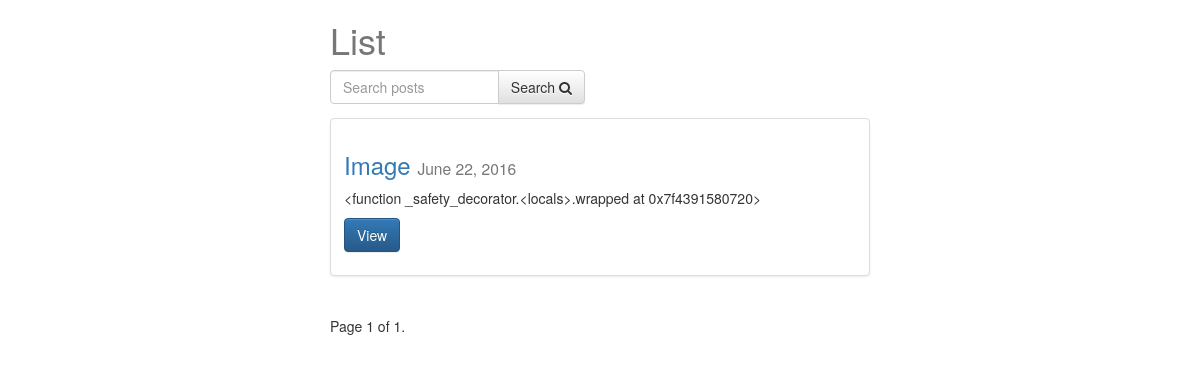
The app's page /posts/, older data.
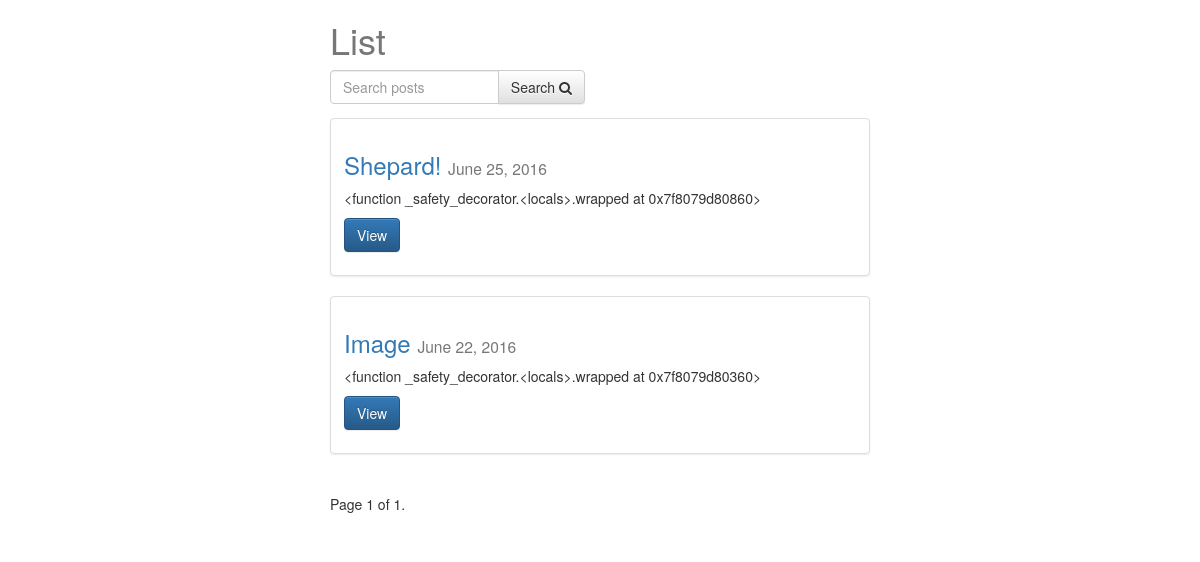
The same page, newer data.
### posts/models.py (models this page shows, shortened)
class Post(models.Model):
    user = models.ForeignKey(settings.AUTH_USER_MODEL, default=1)
    title = models.CharField(max_length=120)
    slug = models.SlugField(unique=True)
    image = models.ImageField(upload_to=upload_location,
            null=True,
            blank=True,
            width_field="width_field",
            height_field="height_field")
    height_field = models.IntegerField(default=0)
    width_field = models.IntegerField(default=0)
    content = models.TextField()
    draft = models.BooleanField(default=False)
    publish = models.DateField(auto_now=False, auto_now_add=False)
    updated = models.DateTimeField(auto_now=True, auto_now_add=False)
    timestamp = models.DateTimeField(auto_now=False, auto_now_add=True)
    objects = PostManager()
    def get_absolute_url(self):
        return reverse("posts:detail", kwargs={"slug": self.slug})
    class Meta:
        ordering = ["-timestamp", "-updated"]
    def get_markdown(self):
        content = self.content
        markdown_text = markdown(content)
        return mark_safe(markdown_text)

### posts/views.py (the view, shortened to what this page needs)
def post_list(request):
	today = timezone.now().date()
	queryset_list = Post.objects.active() #.order_by("-timestamp")
	if request.user.is_staff or request.user.is_superuser:
		queryset_list = Post.objects.all()
	query = request.GET.get("q")
	paginator = Paginator(queryset_list, 8) # Show 25 contacts per page
	page_request_var = "page"
	page = request.GET.get(page_request_var)
	try:
		queryset = paginator.page(page)
	except PageNotAnInteger:
		queryset = paginator.page(1)
	except EmptyPage:
		queryset = paginator.page(paginator.num_pages)
	context = {
		"object_list": queryset,
		"title": "List",
		"page_request_var": page_request_var,
		"today": today,
	}
	return render(request, "post_list.html", context)

### posts/models.py (called while the page is built)
    def active(self, *args, **kwargs):
        return super(PostManager, self).filter(draft=False).filter(publish__lte=timezone.now())

### templates/post_list.html (shortened to what this page needs)
{% extends "base.html" %}
{% block content %}
<div class='col-sm-6 col-sm-offset-3'>
    <h1>{{ title }}</h1>
<form method='GET' action='' class='row'>
    <div class="col-sm-6">
        <div class="input-group">
            <input class="form-control" type='text' name='q' placeholder='Search posts' value='{{ request.GET.q }}'/>
            <span class="input-group-btn">
            <button class="btn btn-default" type="submit"> Search <i class="fa fa-search"></i></button>
            </span>
        </div>
    </div>
</form>
{% for obj in object_list %}
<div class="row">
  <div class="col-sm-12">
    <div class="thumbnail">
      <div class="caption post-detail-item">
        <h3><a href='{{ obj.get_absolute_url }}'>{{ obj.title }}</a> <small>{{ obj.publish }}</small></h3>
        <p class="">{{ obj.get_markdown }}</p>
        <p><a href="{{ obj.get_absolute_url }}" class="btn btn-primary" role="button">View</a></p>
      </div>
    </div>
  </div>
</div>
{% endfor %}
<div class="pagination">
    <span class="step-links">
        <span class="current">
            Page {{ object_list.number }} of {{ object_list.paginator.num_pages }}.
        </span>
    </span>
</div>
</div>
{% endblock content %}

### templates/base.html (shortened to what this page needs)
{% load staticfiles %}
<html>
<head>
<link rel="stylesheet" href="https://maxcdn.bootstrapcdn.com/bootstrap/3.3.6/css/bootstrap.min.css">
<link rel="stylesheet" href="https://maxcdn.bootstrapcdn.com/bootstrap/3.3.6/css/bootstrap-theme.min.css">
<link rel='stylesheet' href='{% static "css/base.css" %}' />
<link rel="stylesheet" href="https://maxcdn.bootstrapcdn.com/font-awesome/4.6.3/css/font-awesome.min.css">
</head>
<body>
<div class='container'>
{% block content %}{% endblock content %}
</div>
</body>
</html>

### static/css/base.css (style rules this page uses)
h1 { color: #777777; }

Row changes from the older to the newer data that the page shows:
added Post: title "Shepard!", publish "June 25, 2016", get_markdown "<function _safety_decorator.<locals>.wrapped at 0x7f8079d80860>"
computed for Post "Image": get_markdown "<function _safety_decorator.<locals>.wrapped at 0x7f4391580720>" → "<function _safety_decorator.<locals>.wrapped at 0x7f8079d80360>"
